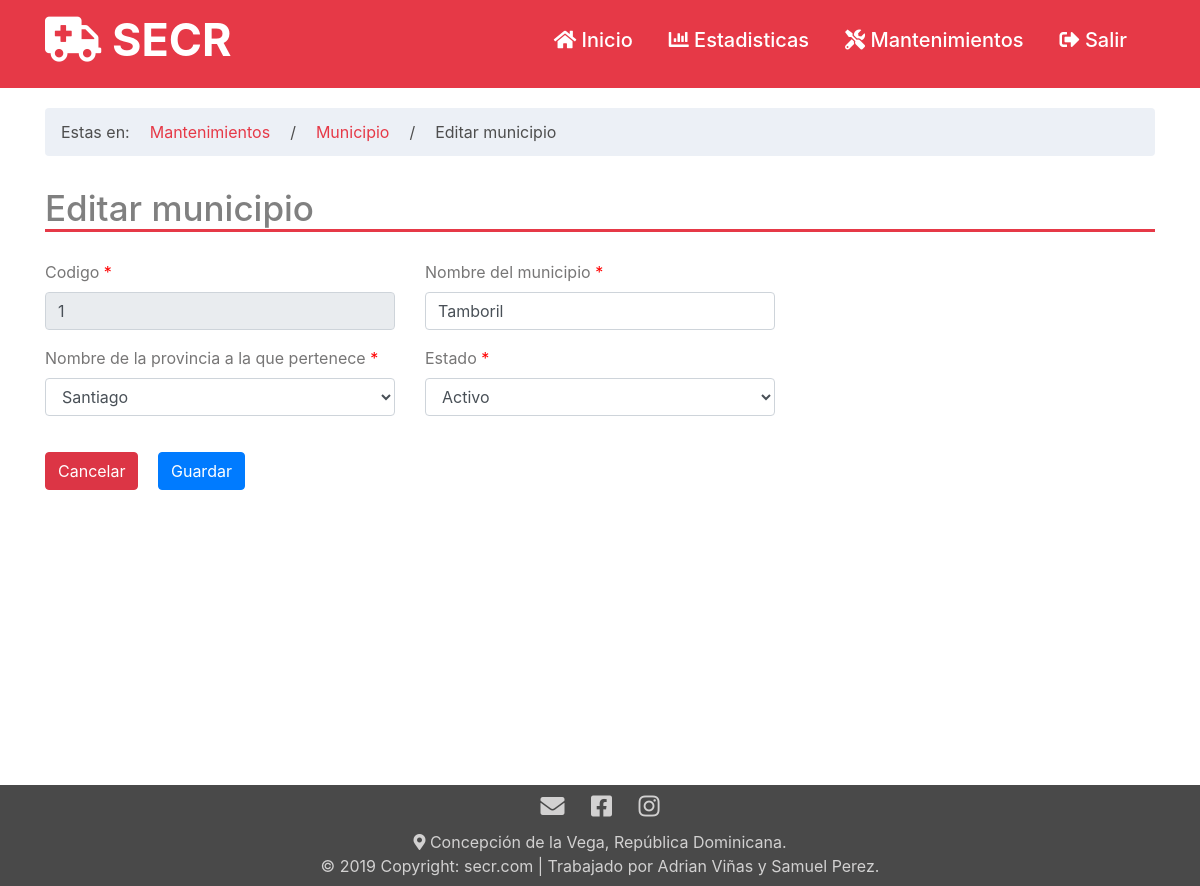
Screenshot of /municipio_modi.php?id=1 with the database file from the repository.
### tables this page shows
CREATE TABLE `municipio` (
  `id_municipio` int(11) NOT NULL,
  `nombre` varchar(50) NOT NULL,
  `id_provincia` int(11) NOT NULL,
  `estado` char(1) NOT NULL
);

CREATE TABLE `provincia` (
  `id_provincia` int(11) NOT NULL,
  `nombre` varchar(50) NOT NULL,
  `estado` char(1) NOT NULL
);

### php/select.php (called while the page is built, shortened)
<?php
function consultar_provincias_id($id){
    include('conexion.php');
    $sql="SELECT * FROM provincia where id_provincia='$id'";
    return $result=$mysqli->query($sql);
}
function consultar_municipios_id($id){
    include('conexion.php');
    $sql="SELECT * FROM municipio where id_municipio='$id'";
    return $result=$mysqli->query($sql);
}
?>

### municipio_modi.php (the view, shortened to what this page needs)
<?php
    include './php/cabe.php';
    $query=consultar_municipios_id($_GET['id']);
    $row=$query->fetch_assoc();
    $query2=consultar_provincias_id($row['id_provincia']);
    $row2=$query2->fetch_assoc();
?>
<div class="container">
    <div class="row">
        <div class="col-lg-12">
        <ol class = "breadcrumb" style="margin-top: 20px; background: rgba(230, 235, 243, 0.74);">
            <li style="color: rgb(78, 78, 78);">Estas en:</li>
            <li class="active" style="color: rgb(78, 78, 78);"><a href="mantenimientos.php" style="color: rgb(230, 57, 71);">Mantenimientos</a></li>
            <li class="active" style="color: rgb(78, 78, 78);">/</li>
            <li class="active" style="color: rgb(78, 78, 78);"><a href="municipio_mant.php" style="color: rgb(230, 57, 71);">Municipio</a></li>
            <li class="active" style="color: rgb(78, 78, 78);">/</li>
            <li class="active" style="color: rgb(78, 78, 78);">Editar municipio</li>
        </ol>
        </div>
    </div>
    <div class="row">
        <div class="col-lg-12">
            <h2 id="Titulo">Editar municipio</h2>
        </div>
    </div>
    <form action="./php/procedimientos_municipio.php?accion=UDT" method="POST">
        <div class="row" id="fila">
                <div class="col-md-4 col-md-offset-2 col-sm-4 col-sm-offset-2 col-lg-4 col-lg-offset-2 col-xs-12 col-xs-offset-0">
                    <div class="form-group">
                        <label for="" class="control-label">Codigo <span style="color:red">*</span> </label>
                        <input type="text" name="codigo" require="" placeholder="codigo" class="form-control" readonly="" value="<?php echo $row['id_municipio']?>">
                    </div>
                </div>
                <div class="col-md-4 col-md-offset-2 col-sm-4 col-sm-offset-2 col-lg-4 col-lg-offset-2 col-xs-12 col-xs-offset-0">
                    <div class="form-group">
                        <label for="" class="control-label">Nombre del municipio <span style="color:red">*</span> </label>
                        <input type="text" name="municipios" required="" placeholder="Municipio" class="form-control" value="<?php echo $row['nombre']?>">
                    </div>
                </div>
        </div>
        <div class="row">
            <div class="col-md-4 col-md-offset-2 col-sm-4 col-sm-offset-2 col-lg-4 col-lg-offset-2 col-xs-12 col-xs-offset-0">
                <div class="form-group">
                    <label for="" class="control-label">Nombre de la provincia a la que pertenece <span style="color:red">*</span> </label>
                    <select class="form-control" name="provincia_pertenece">
                        <option value="<?php echo $row2['id_provincia'] ?>" <?php if($row['id_provincia']==$row2['id_provincia']){echo "selected";} ?>> <?php echo $row2['nombre']?> </option>
                    </select>
                </div>
            </div>
            <div class="col-md-4 col-md-offset-0 col-sm-4 col-sm-offset-0 col-lg-4 col-lg-offset-0 col-xs-12 col-xs-offset-0">
                <div class="form-group">
                    <label for="" class="control-label">Estado <span style="color:red">*</span> </label>
                    <select class="form-control" name="estado">
                        <option value="1" <?php if($row['estado']=="A"){echo "selected";} ?>>Activo</option>
                    </select>
                </div>
            </div>
        </div>
        <div class="row" id="fila">
         <div class="col-md-4 col-md-offset-2 col-sm-4 col-sm-offset-2 col-lg-4 col-lg-offset-2 col-xs-12 col-xs-offset-0">
            <div class="form-group" id="botonesCrearSect">
                <a href="municipio_mant.php" class="btn btn-danger btn-md">Cancelar</a>
                <input type="submit" value="Guardar" class="btn btn-primary btn-md" id="botonGuardar">
            </div>
         </div>
        </div>
    </form>
</div>
<?php
    include 'php/pie.php';
?>

### css/Estilos_titulo.css (style rules this page uses)
#Titulo { border-bottom: 3px solid rgb(230, 57, 71); color: grey; margin-top: 15px; font-size: 35px; }
#fila { margin-top: 20px; }
label { color: rgb(119, 118, 118); }
body { background: rgb(250, 248, 248); }
#botonGuardar { margin-left: 15px; }

### css/Estilos_Pais.css (style rules this page uses)
html, body, #cont { width: 100%; height: 90%; margin: 0; padding: 0; }

### css/EstilosCab1.css (style rules this page uses)
li { margin-right: 20px; }
#botonesCrearSect { padding-bottom: 99px; }

### rows the page displays
municipio: codigo "1", municipios "Tamboril", provincia_pertenece "Santiago", estado "Activo"
